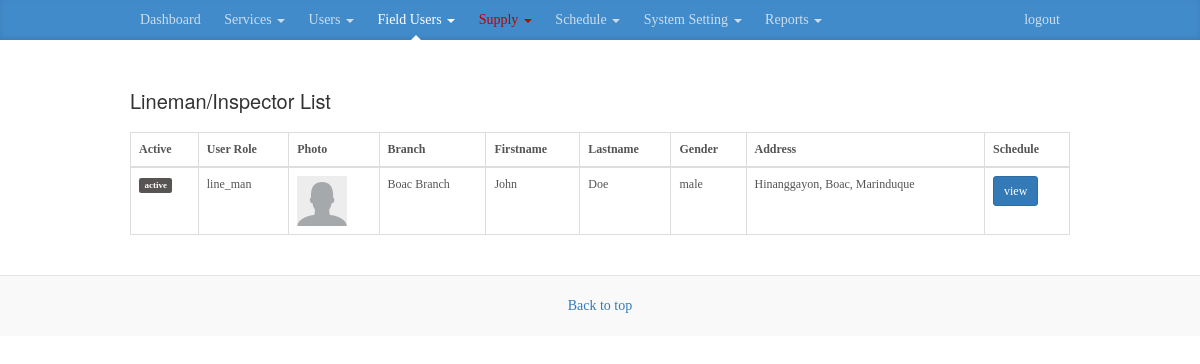
Page /all_linespector.php?active=field (signed in) on the committed database.
### tables this page shows
CREATE TABLE `user` (
  `id` int(11) NOT NULL,
  `username` varchar(255) NOT NULL,
  `password` varchar(255) NOT NULL,
  `email` varchar(255) NOT NULL,
  `date_registered` timestamp NOT NULL DEFAULT CURRENT_TIMESTAMP,
  `deleted` tinyint(1) NOT NULL DEFAULT '0',
  `type` varchar(255) NOT NULL,
  `status` int(11) DEFAULT '0',
  `note` varchar(255) DEFAULT NULL,
  `requirement` text,
  `branch_id` int(11) DEFAULT NULL
);

CREATE TABLE `branch` (
  `id` int(11) NOT NULL,
  `municipality` varchar(255) DEFAULT NULL,
  `name` varchar(255) DEFAULT NULL,
  `deleted` int(11) DEFAULT '0'
);

CREATE TABLE `info` (
  `id` int(11) NOT NULL,
  `firstname` varchar(255) NOT NULL,
  `lastname` varchar(255) NOT NULL,
  `middlename` varchar(255) NOT NULL,
  `age` varchar(255) NOT NULL,
  `sex` varchar(255) NOT NULL,
  `dob` date NOT NULL,
  `religion` varchar(255) NOT NULL,
  `address` varchar(255) NOT NULL,
  `nationality` varchar(255) NOT NULL,
  `weight` varchar(255) NOT NULL,
  `height` varchar(255) NOT NULL,
  `userid` int(11) DEFAULT NULL,
  `civil_status` varchar(255) DEFAULT NULL,
  `pob` varchar(255) DEFAULT NULL,
  `membership_type` varchar(255) DEFAULT NULL,
  `consumer_type` varchar(255) DEFAULT NULL,
  `photo` varchar(255) DEFAULT NULL,
  `contact_number` varchar(255) DEFAULT NULL,
  `brgy` varchar(255) DEFAULT NULL,
  `municipality` varchar(255) DEFAULT NULL
);

### backend/model.php (called while the page is built, shortened)
<?php
class Model {
	protected $db;
	public function __construct(){
		$server 	= "localhost";
		$db 		= "meralco";
		$username 	= "root";
		$charset 	= "utf8";
		$password 	= "";
		$db = new PDO("mysql:host=$server;dbname=$db;charset=$charset", $username, $password);
		$this->db = $db;
		$x = $this->getAllActiveLineman();
		$this->getSetting();
	}
	public function getAllActiveLineman(){
		$records = array();
		$branch = $this->getBranchById($_SESSION['user']['branch_id']);
		$branch = $branch['municipality'];
		$stmnt   = $this->db->prepare("
				SELECT t1.id,CONCAT(t2.firstname,' ',t2.lastname) as name FROM user t1
				left join info t2 on t1.id = t2.userid
				WHERE t1.type = ?
				AND t2.municipality LIKE '%".$branch."%'
				AND t1.deleted = 0
			");
		$stmnt->execute(array("line_man"));
		while($row = $stmnt->fetch()){
			$records[] = $row;
		}
		return $records;
	}
	public function getSetting(){
		return  $this->db->query("SELECT * FROM setting LIMIT 1")->fetch();
	}
	public function getBranchById($id){
		$stmnt =  $this->db->prepare("
				SELECT *
				FROM branch
				where id = ?
				LIMIT 1
			");
		$stmnt->execute(array($id));
		return $stmnt->fetch();
	}
	public function getAllUsers($linespectorOnly = false, $type = false){
		$branchId = $_SESSION['user']['branch_id'];
		$userMunicipality = $this->getBranchById($branchId);
		$records = array();
		if($linespectorOnly === true){
			$stmnt 		= $this->db->query("
				SELECT t1.id as 'mainId',t1.*,t2.*,t3.name as 'branch'
				FROM user t1
				LEFT JOIN info t2 ON t1.id = t2.userid
				LEFT JOIN branch t3 ON t1.branch_id = t3.id
				WHERE t1.type = '".$type."'
				AND t2.municipality = '".$userMunicipality['municipality']."'
			");
		}
		while($row = $stmnt->fetch()){
			$records[] = $row;
		}
		return $records;
	}
}

### all_linespector.php (the view, shortened to what this page needs)
<!DOCTYPE html>
<html lang="en">
  <head>
    <link href="css/bootstrap.min.css" rel="stylesheet">
    <link href="css/blog.css" rel="stylesheet">
  </head>
  <body>
    <?php include_once "header.php"; ?>
    <div class="container">
      <div class="blog-header">
        <h1 class="blog-title">Lineman/Inspector List</h1>
      </div>
      <div class="row">
        <div class="col-sm-12 blog-main">
          <?php $users = new Model(); $userList = $users->getAllUsers(true,"line_man");?>
          <table class="table table-bordered table-hovered">
              <thead>
                  <tr>
                      <th>Active</th>
                      <th>User Role</th>
                      <th>Photo</th>
                      <th>Branch</th>
                      <th>Firstname</th>
                      <th>Lastname</th>
                      <th>Gender</th>
                      <th>Address</th>
                      <th>Schedule</th>
                  </tr>
              </thead>
              <tbody>
                  <?php foreach($userList as $idx => $user): ?>
                      <tr style="opacity:<?= ($user['deleted'] == 1) ? ".3" : "1"; ?>;">
                          <td>
                              <a href="" data-id="<?= $user[0]; ?>" class="activate label btn"><?= ($user['deleted'] == 1) ? "inactive" : "active"; ?></a>
                          </td>
                          <td><?= $user['type']; ?></td>
                          <td>
                              <a href="edit_user.php?id=<?= $user['mainId'];?>">
                                  <img width="50" height="50" src="uploads/<?= ($user['photo'] == "") ? 'user.png': $user['photo'] ;?>"/>
                              </a>
                          </td>
                          <td><?= $user['branch']; ?></td>
                          <td><?= $user['firstname']; ?></td>
                          <td><?= $user['lastname']; ?></td>
                          <td><?= $user['sex']; ?></td>
                          <td><?= $user['brgy'].", ".ucwords($user['municipality']).", Marinduque"; ?></td>
                          <td>
                            <a class="btn btn-primary btn-sm" href="scheduler.php?id=<?= $user['mainId'];?>">view</a>
                          </td>
                      </tr>
                  <?php endforeach ?>
              </tbody>
          </table>
        </div>
      </div>
    </div>
    <footer class="blog-footer">
      <p>
        <a href="#">Back to top</a>
      </p>
    </footer>
  </body>
</html>

### css/blog.css (style rules this page uses)
body { font-family: Georgia, "Times New Roman", Times, serif; color: #555; }
h1, .h1, h2, .h2, h3, .h3, h4, .h4, h5, .h5, h6, .h6,button { margin-top: 0; font-family: "Helvetica Neue", Helvetica, Arial, sans-serif; font-weight: normal; color: #333; }
@media (min-width: 1200px) { .container { width: 970px; } }
.blog-header { padding-top: 20px; padding-bottom: 20px; }
.blog-title { margin-top: 30px; margin-bottom: 0; font-size: 20px; font-weight: normal; }
.blog-main { font-size: 18px; line-height: 1.5; }
.blog-footer { margin-top: 20px; padding: 20px 0; color: #999; text-align: center; background-color: #f9f9f9; border-top: 1px solid #e5e5e5; }
.blog-footer p:last-child { margin-bottom: 0; }
table { font-size: 12px; font-family: 'tahoma'; }
.label { background: #585454; border:0px; }

### rows in the picture
user: deleted "active", type "line_man", branch.name "Boac Branch", info.firstname "John", info.lastname "Doe", info.sex "male", info.brgy "Hinanggayon", info.municipality "Boac"
